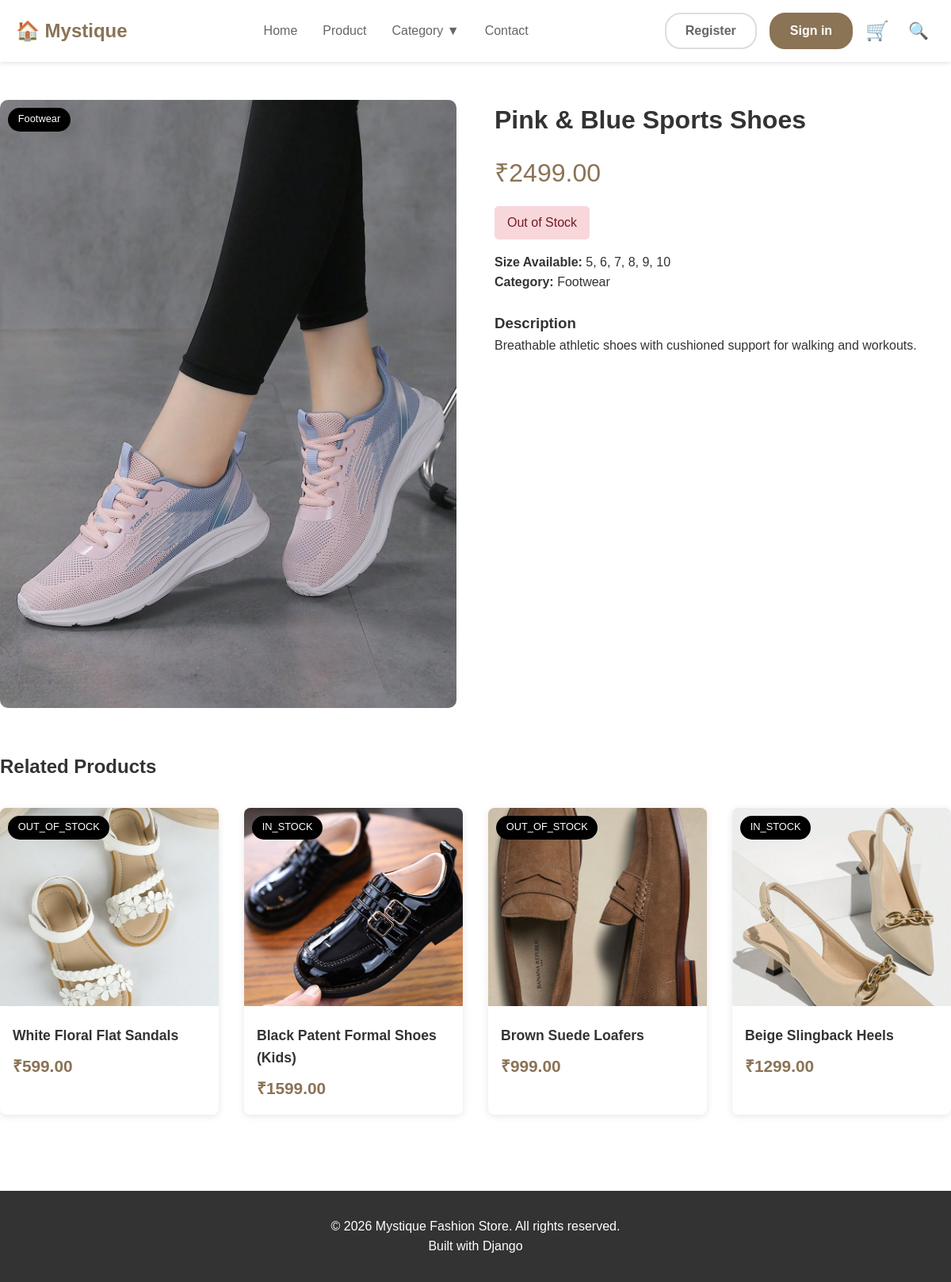
/products/pink-blue-sports-shoes/, run on the app's committed database.
### products/models.py (models this page shows, shortened)
class Product(models.Model):
    STOCK_STATUS = [
        ('IN_STOCK', 'In Stock'),
        ('OUT_OF_STOCK', 'Out of Stock'),
    ]
    SIZE_CHOICES = [
        ('XS', 'Extra Small'),
        ('S', 'Small'),
        ('M', 'Medium'),
        ('L', 'Large'),
        ('XL', 'Extra Large'),
        ('XXL', '2XL'),
        ('FREE', 'Free Size'),
    ]
    name = models.CharField(max_length=200)
    slug = models.SlugField(unique=True, blank=True)
    category = models.ForeignKey(Category, on_delete=models.CASCADE, related_name='products')
    price = models.DecimalField(max_digits=10, decimal_places=2)
    description = models.TextField(blank=True)
    image = models.ImageField(upload_to='products/')
    stock_status = models.CharField(max_length=20, choices=STOCK_STATUS, default='IN_STOCK')
    available_sizes = models.CharField(max_length=200, help_text='Comma-separated sizes')
    created_at = models.DateTimeField(auto_now_add=True)
    updated_at = models.DateTimeField(auto_now=True)
    featured = models.BooleanField(default=False)
    def is_in_stock(self):
        return self.stock_status == 'IN_STOCK'
    class Meta:
        ordering = ['-created_at']

class Category(models.Model):
    CATEGORY_CHOICES = [
        ('ALL', 'All'),
        ('KIDS_FEMALE', 'Girls'),
        ('KIDS_MALE', 'Boys'),
        ('MEN', 'Men'),
        ('WOMEN', 'Women'),
        ('FOOTWEAR', 'Footwear'),
    ]
    name = models.CharField(max_length=100, choices=CATEGORY_CHOICES, unique=True)
    slug = models.SlugField(unique=True, blank=True)
    description = models.TextField(blank=True)
    created_at = models.DateTimeField(auto_now_add=True)
    class Meta:
        verbose_name_plural = 'Categories'
        ordering = ['name']

### products/views.py (the view)
# urls.py: path('<slug:slug>/', views.product_detail_view, name='product_detail'),
def product_detail_view(request, slug):
    product = get_object_or_404(Product, slug=slug)
    related_products = Product.objects.filter(
        category=product.category
    ).exclude(id=product.id)[:4]
    context = {
        'product': product,
        'related_products': related_products,
    }
    return render(request, 'products/product_detail.html', context)

### cart/context_processors.py (called while the page is built)
def cart_context(request):
    return {
        'cart_count': get_cart_count(request),
        'cart_total': get_cart_total(request),
    }

### cart/utils.py (called while the page is built, shortened)
def get_cart_total(request):
    if request.user.is_authenticated:
        cart = get_user_cart(request.user)
        return cart.get_total()
    else:
        session_cart = SessionCart(request)
        return session_cart.get_total()

def get_cart_count(request):
    if request.user.is_authenticated:
        cart = get_user_cart(request.user)
        return cart.get_items_count()
    else:
        session_cart = SessionCart(request)
        return session_cart.get_items_count()

    def get_items(self):
        product_ids = self.cart.keys()
        products = Product.objects.filter(id__in=product_ids)
        items = []
        return items

    def get_total(self):
        return sum(Decimal(item['subtotal']) for item in self.get_items())

    def get_items_count(self):
        return sum(item['quantity'] for item in self.cart.values())

### products/templates/products/product_detail.html (shortened to what this page needs)
{% extends 'base.html' %}
{% block content %}
<section class="product-detail container">
    <div class="product-container">
        <div>
            <div style="position: relative;">
                <img src="{{ product.image.url }}" alt="{{ product.name }}" class="product-image-large">
                <span class="product-badge">{{ product.category.get_name_display }}</span>
            </div>
        </div>
        <div class="product-details">
            <h1>{{ product.name }}</h1>
            <p class="product-price-large">₹{{ product.price }}</p>
            <span class="stock-status {% if product.is_in_stock %}in-stock{% else %}out-of-stock{% endif %}">
                {{ product.get_stock_status_display }}
            </span>
            {% if product.available_sizes %}
            <p><strong>Size Available:</strong> {{ product.available_sizes }}</p>
            {% endif %}
            <p><strong>Category:</strong> {{ product.category.get_name_display }}</p>
            {% if product.description %}
            <div style="margin: 1.5rem 0;">
                <h3>Description</h3>
                <p>{{ product.description }}</p>
            </div>
            {% else %}
            <p style="margin: 1.5rem 0;">N/A</p>
            {% endif %}
        </div>
    </div>
    {% if related_products %}
    <div class="related-products">
        <h2 class="section-title">Related Products</h2>
        <div class="products-grid">
            {% for product in related_products %}
            <div class="product-card">
                <div style="position: relative;">
                    <img src="{{ product.image.url }}" alt="{{ product.name }}" class="product-image">
                    <span class="product-badge">{{ product.stock_status }}</span>
                </div>
                <div class="product-info">
                    <h3 class="product-name">{{ product.name }}</h3>
                    <p class="product-price">₹{{ product.price }}</p>
                </div>
            </div>
            {% endfor %}
        </div>
    </div>
    {% endif %}
</section>
{% endblock %}

### static/css/style.css (style rules this page uses)
.products-grid { display: grid; grid-template-columns: repeat(auto-fill, minmax(250px, 1fr)); gap: 2rem; margin-top: 2rem; }
.product-card { background: white; border-radius: 8px; overflow: hidden; box-shadow: 0 2px 10px rgba(0,0,0,0.1); transition: transform 0.3s; position: relative; }
.product-image { width: 100%; height: 250px; object-fit: cover; }
.product-info { padding: 1rem; }
.product-badge { position: absolute; top: 10px; left: 10px; background: black; color: white; padding: 0.3rem 0.8rem; border-radius: 15px; font-size: 0.8rem; z-index: 10; }
.product-name { font-size: 1.1rem; margin-bottom: 0.5rem; }
.product-price { font-size: 1.3rem; color: #8B7355; font-weight: bold; }

### templates/base.html (style rules this page uses)
* { margin: 0; padding: 0; box-sizing: border-box; }
body { font-family: Arial, sans-serif; line-height: 1.6; color: #333; }
.container { max-width: 1200px; margin: 0 auto; padding: 0 20px; }

### products/templates/products/product_detail.html (style rules this page uses)
.product-detail { padding: 3rem 0; }
.product-container { display: grid; grid-template-columns: 1fr 1fr; gap: 3rem; }
.product-image-large { width: 100%; border-radius: 10px; }
.product-details h1 { font-size: 2rem; margin-bottom: 1rem; }
.product-price-large { font-size: 2rem; color: #8B7355; margin-bottom: 1rem; }
.stock-status { padding: 0.5rem 1rem; border-radius: 5px; display: inline-block; margin-bottom: 1rem; }
.out-of-stock { background: #f8d7da; color: #721c24; }
.related-products { margin-top: 3rem; }

### data on the page
Product: image (picture), category.name "Footwear", name "Pink & Blue Sports Shoes", price "2499.00", stock_status "Out of Stock", available_sizes "5, 6, 7, 8, 9, 10", description "Breathable athletic shoes with cushioned support for walking and workouts."
Product: image (picture), stock_status "OUT_OF_STOCK", name "White Floral Flat Sandals", price "599.00"
Product: image (picture), stock_status "IN_STOCK", name "Black Patent Formal Shoes (Kids)", price "1599.00"
Product: image (picture), stock_status "OUT_OF_STOCK", name "Brown Suede Loafers", price "999.00"
Product: image (picture), stock_status "IN_STOCK", name "Beige Slingback Heels", price "1299.00"
